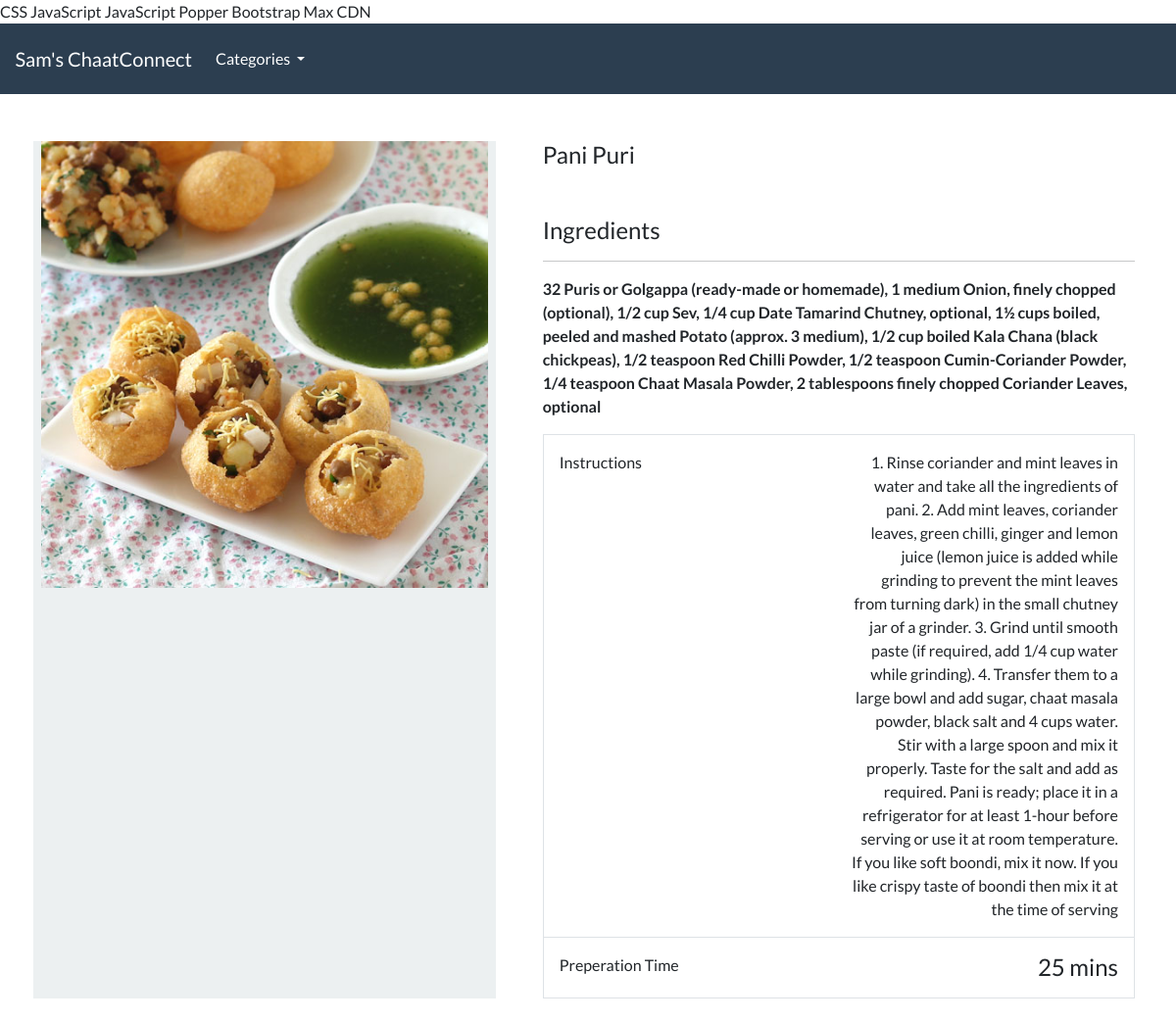
Page /product/pani-puri on the committed database.
### food/models.py (models this page shows, shortened)
class Product(models.Model):
    Category = models.ForeignKey(Category, related_name='product', on_delete=models.CASCADE, null=True)
    title = models.CharField(max_length= 250)
    slug = models.SlugField(max_length=250, unique=True)
    ingredients = models.TextField()
    instructions = models.TextField()
    prep_time = models.IntegerField(help_text='Preparation time in minutes')
    image = models.ImageField(upload_to='imagees/')
    class Meta:
        verbose_name_plural = 'Products'

### food/views.py (the view)
# urls.py: path('product/<slug:product_slug>', views.product_details, name='product-details'),
def product_details(request, product_slug):
    details = get_object_or_404(Product, slug=product_slug)
    product_details1 = {'productdetails': details}
    return render(request, 'food/product-details.html', product_details1)

### food/models.py (called while the page is built)
    def get_absolute_url(self):
        return reverse('list-category', args=[self.slug])

### food/views.py (called while the page is built)
def categories(request):
    all_categories = Category.objects.all()
    return {'all_categories': all_categories}

### food/templates/food/product-details.html (shortened to what this page needs)
{% extends "./base.html" %}
{% load static %}
{% block content %}
<div class="container">
    <main class="pt-5">
        <div class="row g-3">
            <div class="col-md-5 col-lg-5 order-md-first bg-light">
                <img class="img-fluid mx-auto d-block" alt="Product Image" src="{{ productdetails.image.url }}">
            </div>
            <div class="col-md-7 col-lg-7 ps-md-3 ps-lg-5">
                <h1 class="mb-0 h4">{{ productdetails.title }}</h1>
                <br>
                <br>
                <h2 class="mb-0 h4">Ingredients</h2>
                <hr>
                <strong>{{ productdetails.ingredients }}</strong>
                <br>
                <div class="border">
                    <div class="col border-bottom">
                        <div class="row p-3">
                            <div class="col-6"> Instructions </div>
                            <div class="col-6 text-end">{{productdetails.instructions}}</div>
                        </div>
                    </div>
                    <div class="col">
                        <div class="row p-3">
                            <div class="col-6"> Preperation Time </div>
                            <div class="col-6 text-end"><span class="h4 ">{{productdetails.prep_time}} mins</span></div>
                        </div>
                    </div>
                </div>
            </div>
        </div>
    </main>
    <br>
</div>
{% endblock %}

### rows in the picture
Product: image (picture), title "Pani Puri", ingredients "32 Puris or Golgappa (ready-made or homemade), 1 medium Onion, finely chopped (optional), 1/2 cup Sev, 1/4 cup Date Tamarind Chutney, optional, 1½ cups boiled, peeled and mashed Potato (approx. 3 medium), 1/2 cup boiled Kala Chana (black chickpeas), 1/2 teaspoon Red Chilli Powder, 1/2 teaspoon Cumin-Coriander Powder, 1/4 teaspoon Chaat Masala Powder, 2 tablespoons finely chopped Coriander Leaves, optional", instructions "1. Rinse coriander and mint leaves in water and take all the ingredients of pani. 2. Add mint leaves, coriander leaves, green chilli, ginger and lemon juice (lemon juice is added while grinding to prevent the mint leaves from turning dark) in the small chutney jar of a grinder. 3. Grind until smooth paste (if required, add 1/4 cup water while grinding). 4. Transfer them to a large bowl and add sugar, chaat masala powder, black salt and 4 cups water. Stir with a large spoon and mix it properly. Taste for the salt and add as required. Pani is ready; place it in a refrigerator for at least 1-hour before serving or use it at room temperature. If you like soft boondi, mix it now. If you like…", prep_time "25"
